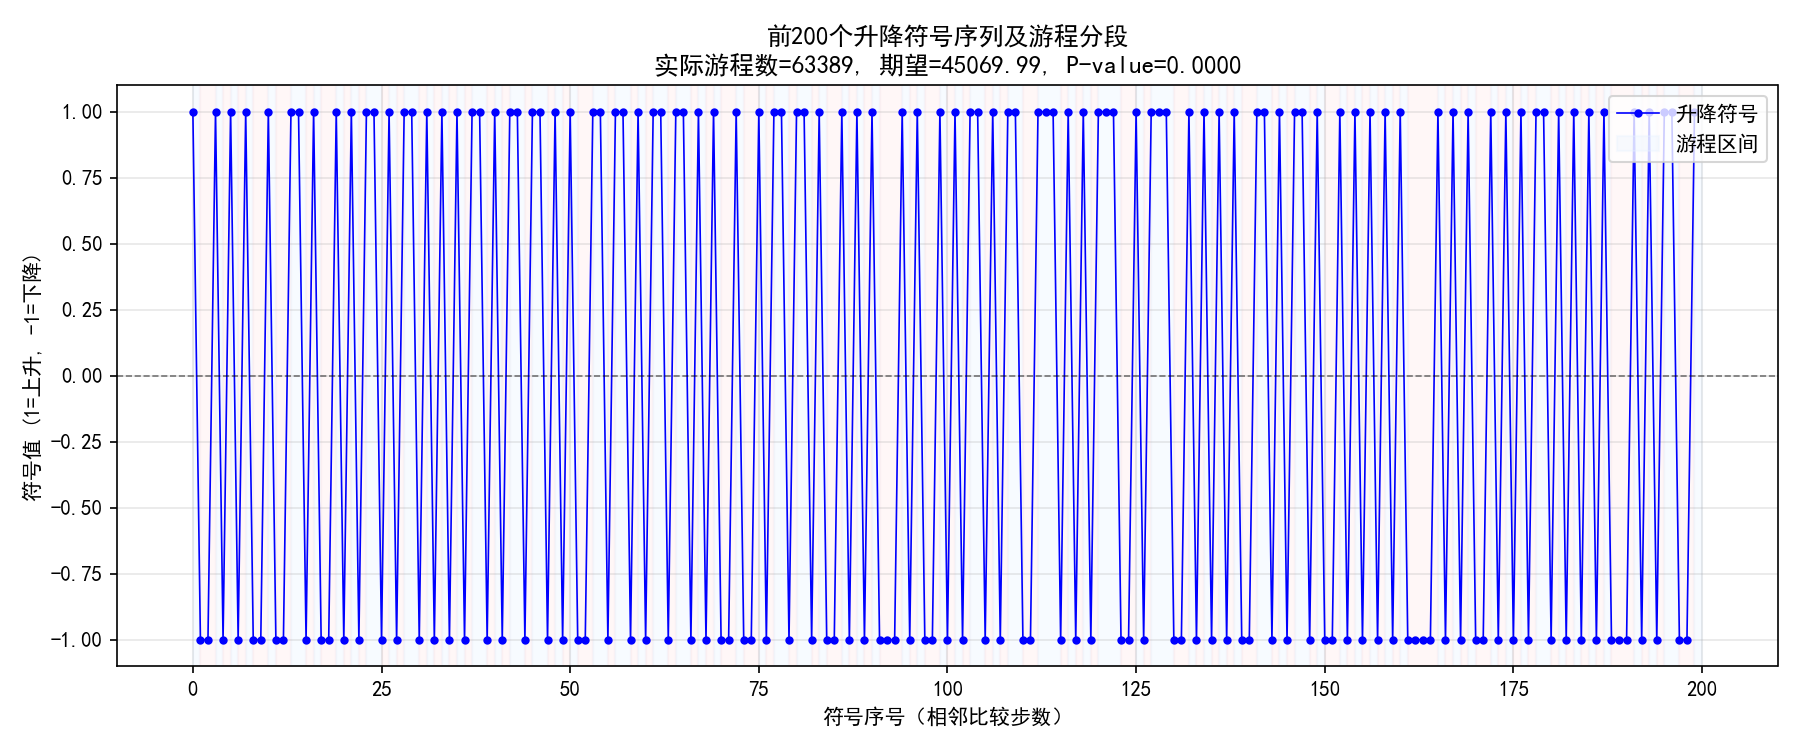

Source code (Python):
import random
import numpy as np
import matplotlib.pyplot as plt
from scipy.stats import norm

# ========== 解决中文显示问题 ==========
plt.rcParams['font.sans-serif'] = ['SimHei', 'Microsoft YaHei', 'WenQuanYi Zen Hei', 'Noto Sans CJK SC']  # 优先使用的中文字体
plt.rcParams['axes.unicode_minus'] = False  # 解决负号显示异常

def generate_sequence(length=100000, n_range=10):
    return [random.randint(0, n_range-1) for _ in range(length)]

def runs_analysis_visual(seq, max_points=200):
    """
    对整数序列进行游程检验（升降），并可视化前 max_points 个符号的游程模式
    """
    # 生成符号序列：1=上升，-1=下降，忽略相等
    signs = []
    for i in range(1, len(seq)):
        if seq[i] > seq[i-1]:
            signs.append(1)
        elif seq[i] < seq[i-1]:
            signs.append(-1)
        # 相等时跳过，不产生符号

    if len(signs) == 0:
        print("符号序列为空，无法进行游程分析")
        return

    # 计算游程数
    runs = 1
    run_changes = [0]  # 记录每个游程开始的位置（符号索引）
    for i in range(1, len(signs)):
        if signs[i] != signs[i-1]:
            runs += 1
            run_changes.append(i)

    n1 = signs.count(1)   # 上升的次数
    n2 = signs.count(-1)  # 下降的次数
    total = n1 + n2

    # 期望游程数及其方差（经典游程检验公式）
    expected_runs = 2 * n1 * n2 / total + 1
    variance = (expected_runs - 1) * (expected_runs - 2) / (total - 1) if total > 1 else 0
    z = (runs - expected_runs) / np.sqrt(variance) if variance > 0 else 0
    p_value = 2 * (1 - norm.cdf(abs(z)))

    print("\n=== 游程检验详细结果 ===")
    print(f"符号总数（上升+下降）: {total}")
    print(f"上升次数 (n1): {n1}")
    print(f"下降次数 (n2): {n2}")
    print(f"实际游程数: {runs}")
    print(f"期望游程数: {expected_runs:.2f}")
    print(f"方差: {variance:.2f}")
    print(f"Z值: {z:.4f}")
    print(f"P-value: {p_value:.6f}")
    print("结论:", "不通过 (P<0.01)" if p_value < 0.01 else "通过")

    # --- 可视化：前 max_points 个符号及游程分段 ---
    plot_points = min(max_points, len(signs))
    x = range(plot_points)
    y = signs[:plot_points]

    fig, ax = plt.subplots(figsize=(12, 5))

    # 绘制符号点
    ax.plot(x, y, 'o-', markersize=3, linewidth=0.8, color='blue', label='升降符号')

    # 用不同背景色标记不同的游程
    change_in_range = [c for c in run_changes if c < plot_points]
    change_in_range.append(plot_points)

    colors = ['#e6f2ff', '#ffe6e6']
    for idx in range(len(change_in_range)-1):
        start = change_in_range[idx]
        end = change_in_range[idx+1]
        ax.axvspan(start, end, alpha=0.3, color=colors[idx % 2], label='游程区间' if idx==0 else "")

    ax.axhline(y=0, color='black', linestyle='--', linewidth=0.8, alpha=0.5)
    ax.set_xlabel("符号序号（相邻比较步数）")
    ax.set_ylabel("符号值 (1=上升, -1=下降)")
    ax.set_title(f"前{plot_points}个升降符号序列及游程分段\n实际游程数={runs}, 期望={expected_runs:.2f}, P-value={p_value:.4f}")
    ax.legend(loc='upper right')
    ax.grid(True, alpha=0.3)

    plt.tight_layout()
    plt.savefig("runs_visualization.png", dpi=150)
    plt.close()
    print("\n可视化图片已保存为 runs_visualization.png")

    return runs, expected_runs, p_value

if __name__ == "__main__":
    print("正在生成随机整数序列...")
    seq = generate_sequence(100000, 10)

    runs_analysis_visual(seq, max_points=200)

    from random_test_integer import runs_test_integer
    p_original = runs_test_integer(seq)
    print(f"\n原游程检验函数给出的 P-value: {p_original:.6f}")
